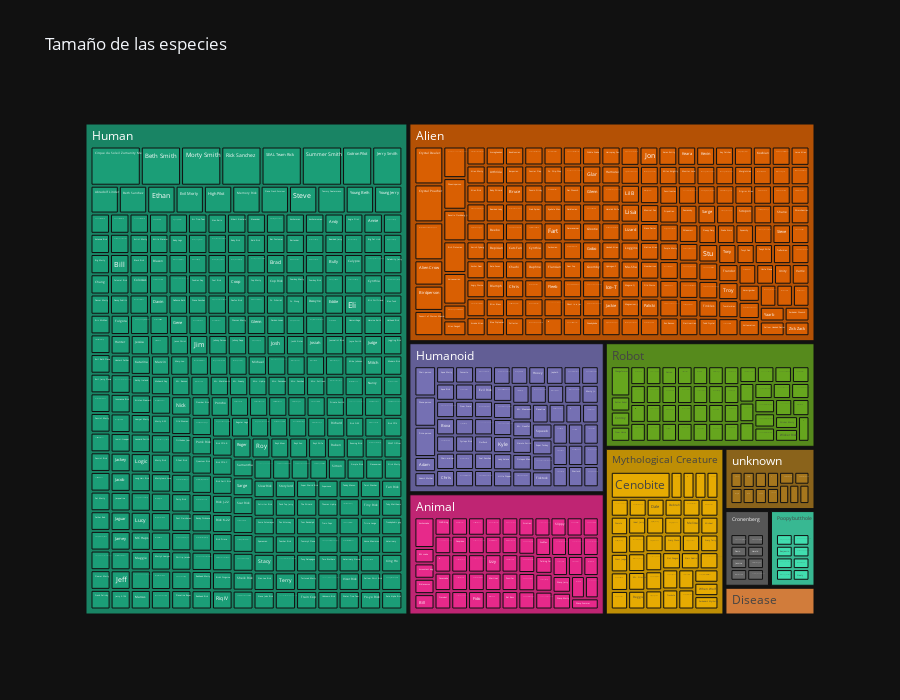

Write notebook code for a chart like this one.
### Markdown cell above
#### Cómo se distribuyen las especies

### Code cell
especies = df[['species','name']].value_counts().reset_index()
especies
px.treemap(especies, path=['species','name'], values='count', 
           height=700, title='Tamaño de las especies', 
           color_discrete_sequence = px.colors.qualitative.Dark2, 
           template= 'plotly_dark',
           labels={'labels':'Nombre','count':'Cantidad', 'parent':'Especie'})

### Figure 1 — Plotly figure (JSON) as saved in the notebook; plotly's stock layout.template omitted (floating-point values rounded to 4 significant figures; data arrays with more than 128 entries replaced by an {"elided": "..."} marker saying what was removed)
{"data": [{"branchvalues": "total", "domain": {"x": [0, 1], "y": [0, 1]}, "hovertemplate": "Nombre=%{label}<br>Cantidad=%{value}<br>Especie=%{parent}<br>id=%{id}<extra></extra>", "ids": {"elided": "779 str values"}, "labels": {"elided": "779 str values"}, "name": "", "parents": {"elided": "779 str values"}, "type": "treemap", "values": {"elided": "779 int values"}}], "layout": {"height": 700, "legend": {"tracegroupgap": 0}, "title": {"text": "Tamaño de las especies"}, "treemapcolorway": ["rgb(27,158,119)", "rgb(217,95,2)", "rgb(117,112,179)", "rgb(231,41,138)", "rgb(102,166,30)", "rgb(230,171,2)", "rgb(166,118,29)", "rgb(102,102,102)"]}}
